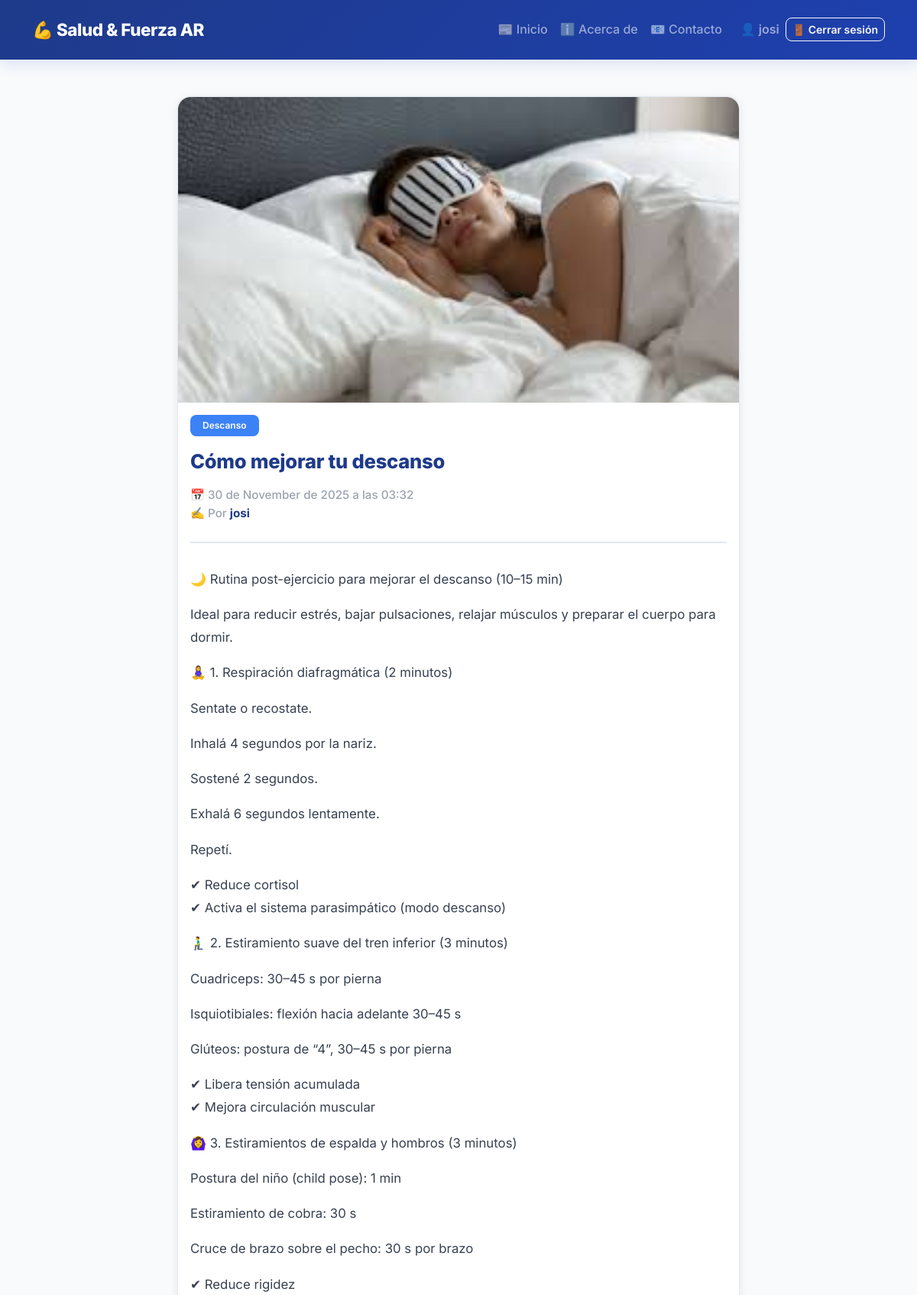
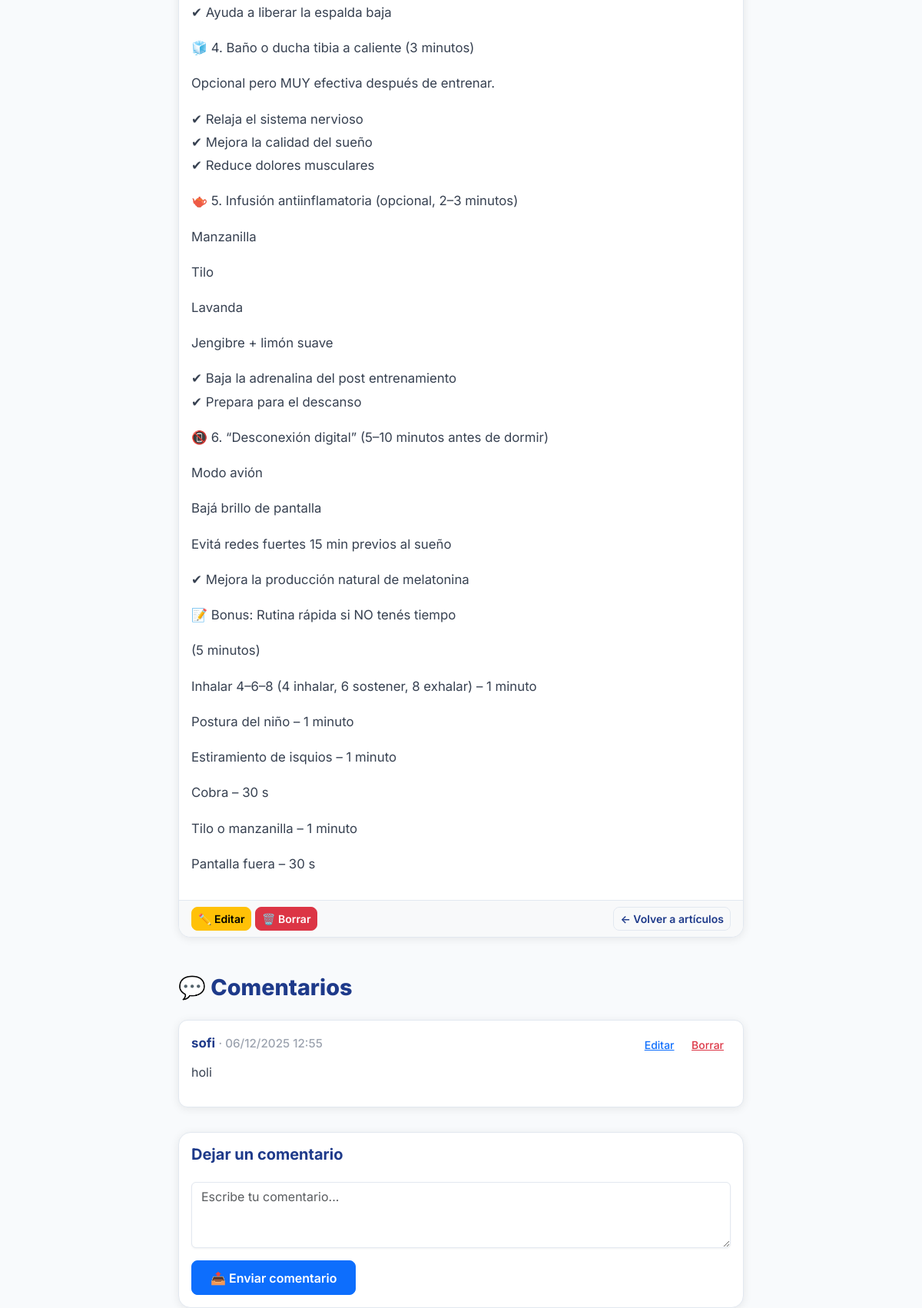
The app's page /post/como-mejorar-tu-descanso/ (signed in) with its own data (2 pictures, top to bottom).
### blog/models.py (models this page shows, shortened)
class Post(models.Model):
    title = models.CharField(max_length=200)
    slug = models.SlugField(unique=True, blank=True)
    category = models.ForeignKey(Category, on_delete=models.CASCADE, related_name='posts')
    author = models.ForeignKey(User, on_delete=models.CASCADE, related_name='posts')
    content = models.TextField()
    image = models.ImageField(upload_to='posts/', blank=True, null=True, help_text="Imagen principal del artículo")
    created_at = models.DateTimeField(auto_now_add=True)
    updated_at = models.DateTimeField(auto_now=True)
    is_published = models.BooleanField(default=True)
    class Meta:
        verbose_name_plural = "Posts"
        ordering = ['-created_at']

class Category(models.Model):
    name = models.CharField(max_length=100, unique=True)
    slug = models.SlugField(unique=True, blank=True)
    class Meta:
        verbose_name_plural = "Categorías"
        ordering = ['name']

class Comment(models.Model):
    post = models.ForeignKey(Post, on_delete=models.CASCADE, related_name='comments')
    author = models.ForeignKey(User, on_delete=models.CASCADE, related_name='comments')
    content = models.TextField()
    created_at = models.DateTimeField(auto_now_add=True)
    is_active = models.BooleanField(default=True)
    class Meta:
        verbose_name_plural = "Comentarios"
        ordering = ['created_at']

### blog/views.py (the view)
# urls.py: path('post/<slug:slug>/', views.post_detail, name='post_detail'),
def post_detail(request, slug):
    post = get_object_or_404(Post, slug=slug, is_published=True)
    comments = post.comments.filter(is_active=True).order_by('created_at')
    if request.method == 'POST':
        if not request.user.is_authenticated:
            messages.error(request, 'Debes iniciar sesión para comentar.')
            return redirect('login')
        form = CommentForm(request.POST)
        if form.is_valid():
            comment = form.save(commit=False)
            comment.post = post
            comment.author = request.user
            comment.save()
            messages.success(request, 'Tu comentario fue publicado.')
            return redirect(post.get_absolute_url())
    else:
        form = CommentForm()
    return render(request, 'blog/post_detail.html', {'post': post, 'comments': comments, 'form': form})

### blog/forms.py
class CommentForm(forms.ModelForm):
    class Meta:
        model = Comment
        fields = ['content']
        widgets = {
            'content': forms.Textarea(attrs={'class': 'form-control', 'rows': 3, 'placeholder': 'Escribe tu comentario...'}),
        }

### blog/templates/blog/post_detail.html (shortened to what this page needs)
{% extends "blog/base.html" %}
{% block content %}
  <div class="row justify-content-center">
    <div class="col-lg-8">
      <div class="card card-post mb-4">
        {% if post.image %}
          <div style="width: 100%; height: 400px; overflow: hidden; border-radius: 1rem 1rem 0 0;">
            <img src="{{ post.image.url }}" alt="{{ post.title }}" class="card-post-image" style="width: 100%; height: 100%; object-fit: cover;">
          </div>
        {% else %}
          <div style="width: 100%; height: 400px; background: linear-gradient(135deg, #1e40af 0%, #3b82f6 100%); border-radius: 1rem 1rem 0 0; display: flex; align-items: center; justify-content: center;">
            <span style="font-size: 6rem; opacity: 0.2;">📄</span>
          </div>
        {% endif %}
        <div class="card-body">
          <div class="d-flex align-items-center justify-content-between mb-3">
            <div>
              {% if post.category %}
                <span class="badge bg-primary">
                  {{ post.category.name }}
                </span>
              {% endif %}
            </div>
          </div>
          <h1 class="card-title mb-3">{{ post.title }}</h1>
          <div style="border-bottom: 2px solid #e2e8f0; padding-bottom: 1.5rem; margin-bottom: 2rem;">
            <p class="text-muted-date mb-0">
              📅 {{ post.created_at|date:"d \d\e F \d\e Y" }} a las {{ post.created_at|date:"H:i" }}<br>
              ✍️ Por <strong style="color: var(--primary-dark);">{{ post.author.username }}</strong>
            </p>
          </div>
          <div class="card-text" style="font-size: 1.05rem; line-height: 1.8; color: #374151;">
            {{ post.content|linebreaks }}
          </div>
        </div>
        <div class="card-footer bg-light d-flex justify-content-between align-items-center">
          <div>
            {% if user.is_authenticated %}
              {% if user.is_superuser %}
                <a href="{% url 'blog:post_update' post.slug %}" class="btn btn-sm btn-warning" style="font-weight: 600;">✏️ Editar</a>
                <a href="{% url 'blog:post_delete' post.slug %}" class="btn btn-sm btn-danger" style="font-weight: 600;">🗑️ Borrar</a>
              {% endif %}
            {% endif %}
          </div>
          <a href="{% url 'blog:home' %}" class="btn btn-outline-secondary btn-sm" style="font-weight: 600;">
            ← Volver a artículos
          </a>
        </div>
      </div>
      <div class="mt-5">
        <h2 class="mb-4" style="font-weight: 800; color: var(--primary-dark); font-size: 1.8rem;">💬 Comentarios</h2>
        {% if comments %}
          <div class="mb-4">
            {% for comment in comments %}
              <div class="card mb-3" style="border: 1px solid #e2e8f0; border-radius: 0.75rem; transition: all 0.3s ease;">
                <div class="card-body">
                  <div class="d-flex justify-content-between align-items-start mb-2">
                    <div>
                      <strong style="color: var(--primary-dark); font-size: 1.05rem;">{{ comment.author.username }}</strong>
                      <span class="text-muted-date"> · {{ comment.created_at|date:"d/m/Y H:i" }}</span>
                    </div>
                    <div>
                      {% if user.is_authenticated %}
                        {% if comment.author == user %}
                          <a href="{% url 'blog:comment_edit' comment.pk %}" class="btn btn-sm btn-link" style="font-weight: 500;">Editar</a>
                          <a href="{% url 'blog:comment_delete' comment.pk %}" class="btn btn-sm btn-link text-danger" style="font-weight: 500;">Borrar</a>
                        {% elif user.is_superuser %}
                          <a href="{% url 'blog:comment_edit' comment.pk %}" class="btn btn-sm btn-link" style="font-weight: 500;">Editar</a>
                          <a href="{% url 'blog:comment_delete' comment.pk %}" class="btn btn-sm btn-link text-danger" style="font-weight: 500;">Borrar</a>
                        {% endif %}
                      {% endif %}
                    </div>
                  </div>
                  <div class="mt-2" style="color: #374151; line-height: 1.6;">
                    {{ comment.content|linebreaks }}
                  </div>
                </div>
              </div>
            {% endfor %}
          </div>
        {% else %}
          <div class="alert alert-info" style="border-left: 4px solid var(--primary); background-color: #f0f4f8; border-radius: 0.5rem;">
            <strong>ℹ️ Sin comentarios aún</strong><br>
            Sé el primero en comentar sobre este artículo.
          </div>
        {% endif %}
        {% if user.is_authenticated %}
          <div class="card" style="border-radius: 1rem; border: 1px solid #e2e8f0; margin-top: 2rem; box-shadow: 0 2px 12px rgba(0,0,0,0.08);">
            <div class="card-body">
              <h5 class="card-title mb-4" style="font-weight: 700; color: var(--primary-dark);">Dejar un comentario</h5>
              <form method="post">
                <div class="mb-3">
                  {{ form.content }}
                </div>
                <button class="btn btn-primary" type="submit" style="font-weight: 600; padding: 0.6rem 1.5rem;">
                  📤 Enviar comentario
                </button>
              </form>
            </div>
          </div>
        {% endif %}
      </div>
    </div>
  </div>
{% endblock %}

### blog/templates/blog/base.html (shortened to what this page needs)
<!DOCTYPE html>
<html lang="es">
<head>
    <link href="https://cdn.jsdelivr.net/npm/bootstrap@5.3.3/dist/css/bootstrap.min.css" rel="stylesheet">
</head>
<body>
<nav class="navbar navbar-expand-lg navbar-dark mb-5">
  <div class="container">
    <a class="navbar-brand" href="{% url 'blog:home' %}">
      💪 Salud &amp; Fuerza AR
    </a>
    <div class="collapse navbar-collapse" id="navbarNav">
      <ul class="navbar-nav ms-auto align-items-lg-center">
        <li class="nav-item">
          <a class="nav-link" href="{% url 'blog:home' %}">📰 Inicio</a>
        </li>
        <li class="nav-item">
          <a class="nav-link" href="{% url 'blog:about' %}">ℹ️ Acerca de</a>
        </li>
        <li class="nav-item">
          <a class="nav-link" href="{% url 'blog:contact' %}">📧 Contacto</a>
        </li>
        {% if user.is_authenticated %}
          <li class="nav-item ms-lg-3 mt-3 mt-lg-0 d-flex align-items-center">
            <span class="navbar-text me-2" style="font-weight: 600;">
              👤 {{ user.username }}
            </span>
          </li>
          <li class="nav-item mt-2 mt-lg-0">
            <form method="post" action="{% url 'logout' %}" class="d-inline">
              <button type="submit" class="btn btn-outline-light btn-sm" style="font-weight: 600;">
                🚪 Cerrar sesión
              </button>
            </form>
          </li>
        {% endif %}
      </ul>
    </div>
  </div>
</nav>
<div class="container mb-5">
    {% block content %}
    {% endblock %}
</div>
</body>
</html>

### blog/templates/blog/base.html (style rules this page uses)
:root { --primary: #1e40af; --primary-light: #3b82f6; --primary-dark: #1e3a8a; --accent: #10b981; --muted: #6c757d; --surface: #ffffff; --bg: #f8fafc; --border: #e2e8f0; }
html,body { height:100%; }
body { background-color: var(--bg); font-family: 'Inter', system-ui, -apple-system, 'Segoe UI', Roboto, 'Helvetica Neue', Arial; color: #1f2937; -webkit-font-smoothing:antialiased; -moz-osx-font-smoothing:grayscale; line-height: 1.6; }
.navbar-brand { font-weight: 800; letter-spacing: -0.02em; color: #fff !important; font-size: 1.4rem; }
.navbar { background: linear-gradient(135deg, var(--primary-dark) 0%, var(--primary) 100%); box-shadow: 0 4px 20px rgba(30, 64, 175, 0.15); padding: 1rem 0; }
.nav-link { font-weight: 500; transition: all 0.3s ease; position: relative; }
.nav-link::after { content: ''; position: absolute; bottom: -4px; left: 0; width: 0; height: 2px; background-color: var(--accent); transition: width 0.3s ease; }
.card-post { border-radius: 1rem; box-shadow: 0 2px 12px rgba(0, 0, 0, 0.08); border: 1px solid var(--border); background: var(--surface); transition: all 0.4s cubic-bezier(0.4, 0, 0.2, 1); overflow: hidden; }
.card-post .card-title { color: var(--primary-dark); font-weight: 800; font-size: 1.6rem; line-height: 1.3; letter-spacing: -0.01em; }
.card-post .badge { font-weight: 600; padding: 0.5rem 1rem; border-radius: 0.5rem; background-color: var(--primary-light) !important; color: white; }
.card-post-image { width: 100%; height: 320px; object-fit: cover; display: block; }
.form-select, .btn { font-family: inherit; border-radius: 0.5rem; }
.btn-outline-secondary { border-color: var(--border); color: var(--primary-dark); font-weight: 600; transition: all 0.3s ease; }
.card-footer { background-color: #f9fafb; border-top: 1px solid var(--border); }
.text-muted-date { color: #9ca3af; font-size: 0.95rem; font-weight: 500; }
.badge { font-weight: 600; padding: 0.4rem 0.8rem; border-radius: 0.4rem; }
* { transition: background-color 0.3s ease, color 0.3s ease, border-color 0.3s ease; }
a { color: var(--primary); text-decoration: none; }
.form-control, .form-select { border: 1px solid var(--border); box-shadow: 0 1px 3px rgba(0, 0, 0, 0.05); }
.card { border: 1px solid var(--border); box-shadow: 0 2px 12px rgba(0, 0, 0, 0.08); }

### records on screen
Post: image (picture), category.name "Descanso", title "Cómo mejorar tu descanso", created_at "30 de November de 2025", created_at "03:32", author.username "josi", content "🌙 Rutina post-ejercicio para mejorar el descanso (10–15 min) Ideal para reducir estrés, bajar pulsaciones, relajar músculos y preparar el cuerpo para dormir. 🧘‍♀️ 1. Respiración diafragmática (2 minutos) Sentate o recostate. Inhalá 4 segundos por la nariz. Sostené 2 segundos. Exhalá 6 segundos lentamente. Repetí. ✔ Reduce cortisol ✔ Activa el sistema parasimpático (modo descanso) 🧎‍♂️ 2. Estiramiento suave del tren inferior (3 minutos) Cuadriceps: 30–45 s por pierna Isquiotibiales: flexión hacia adelante 30–45 s Glúteos: postura de “4”, 30–45 s por pierna ✔ Libera tensión acumulada ✔ Mejora circulación muscular 🙆‍♀️ 3. Estiramientos de espalda y hombros (3 minutos) Postura del niño (child…"
Comment: author.username "sofi", created_at "06/12/2025 12:55", shows "Editar", content "holi"

### other values on screen
{{ user.username }} "josi"
